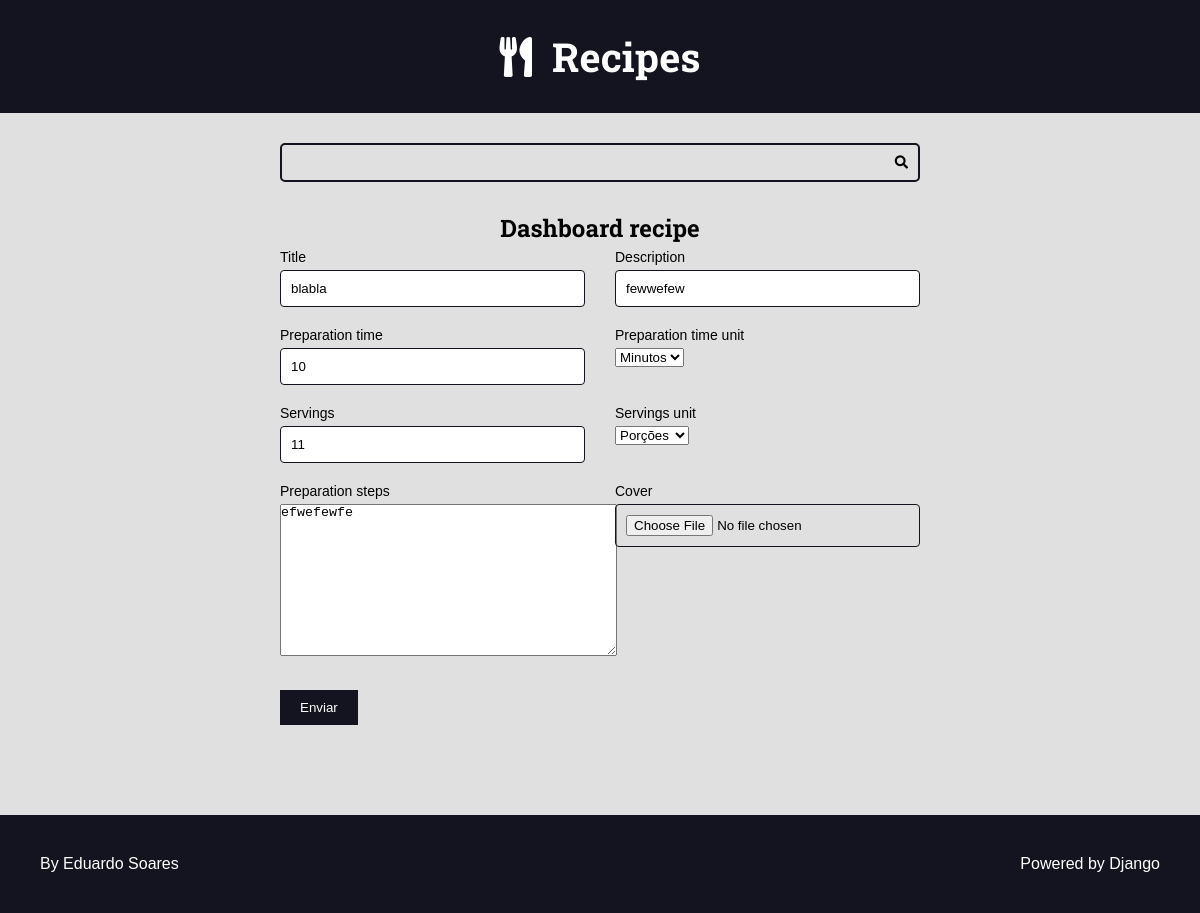
Page /authors/dashboard/recipe/7/edit (signed in) on the committed database.
### recipes/models.py (models this page shows, shortened)
class Recipe(models.Model):
    title = models.CharField( max_length=65)
    description = models.CharField( max_length=165)
    slug = models.SlugField(unique=True)
    preparation_time = models.IntegerField()
    preparation_time_unit = models.CharField(max_length=65)
    servings = models.IntegerField()
    servings_unit = models.CharField(max_length=65)
    preparation_steps = models.TextField()
    preparation_steps_is_html = models.BooleanField(default=False)
    created_at = models.DateTimeField(auto_now_add=True)
    updated_at = models.DateTimeField(auto_now=True)
    is_published = models.BooleanField(default=False)
    cover = models.ImageField(upload_to='recipes/covers/%Y/%m/%d/', blank=True, default='') #permitir envio sem imagem
    category = models.ForeignKey(
        Category, on_delete=models.SET_NULL, null = True,
        blank=True, default=None,
    )
    author = models.ForeignKey(
        User, on_delete=models.SET_NULL, null = True
    )

### authors/views/dashboard_recipe.py (the view, shortened to what this page needs)
class DashboardRecipe(View): #fazendo por class based views a funcao dashboard_recipe_edit
    def get_recipe(self, id):
        recipe = None
        if id:
            recipe = Recipe.objects.filter(
                is_published = False,
                author = self.request.user,
                pk=id,
            ).first()
            if not recipe:
                raise Http404()
        return recipe;
    def render_recipe(self, form):
        return render(self.request, 'authors/pages/dashboard_recipe.html', context= {
            'form': form,
        })
    def get(self, request, id):
        recipe = self.get_recipe(id)
        form = AuthorRecipeForm(instance=recipe)
        return self.render_recipe(form)

### authors/forms.py (shortened to what this page needs)
class AuthorRecipeForm(forms.ModelForm):
    class Meta:
        model = Recipe
        fields = ['title', 'description', 'preparation_time',
                  'preparation_time_unit', 'servings','servings_unit',
                  'preparation_steps', 'cover'
                ]
        widgets = {
            'cover': forms.FileInput(
                attrs={
                    'class': 'span-2'
                }
            ),
            'servings_unit': forms.Select(
                choices=(
                    ('Porções', 'Porções'),
                    ('Pedaços', 'Pedaços'),
                    ('Pessoas', 'Pessoas'),
                ),
            ),
            'preparation_time_unit': forms.Select(
                choices=(
                    ('Minutos', 'Minutos'),
                    ('Horas', 'Horas'),
                ),
            ),
        }

### authors/templates/authors/pages/dashboard_recipe.html (shortened to what this page needs)
{% extends 'global/base.html' %}
{% block content %}
    <div class="main-content center container">
        <h2>Dashboard recipe</h2>
        <div class="left">
          {% include 'global/partials/form.html' %}
        </div>
    </div>
{% endblock content %}

### base_templates/global/partials/form.html (shortened to what this page needs)
<div class="main-content container">
    <form action="{{ form_action }}"
    method="post"
    enctype="multipart/form-data"
    >
        <div class="form-content form-content-grid">
            {% for field in form %}
                <div class="form-group">
                    <label for="{{ field.id_for_label }}">{{field.label}}</label>
                    {{field}}
                </div>
            {% endfor %}
        </div>
        <div class="form-content form-content-grid">
            <div class="form-group">
                <button type="submit">Enviar</button>
            </div>
        </div>
    </form>
</div>

### base_static/global/css/styles.css (style rules this page uses)
:root { --color-primary: #269fe6; --color-primary-hover: #2086c2; --color-primary-dark: #13141f; --color-primary-dark-hover: #212336; --color-primary-light: #d4ecfa; --color-primary-light-hover: #bdd8e7; --color-white: #fff; --color-black: #000; --color-dark-text: #444; --color-info-light: #cce5ff; --color-debug-light: #cce5ff; --color-success-light: #d4edda; --color-alert-light: #fff3cd; --color-warning-light: #fff3cd; --color-error-light: #f8d7da; --color-info-dark: #4d86c4; --color-debug-dark: #4d86c4; --color-success-dark: #4a9c5d; --color-alert-dark: #927f40; --color-warning-dark: #927f40; --color-error-dark: #da525d; --color-gray-0: #f9f9f9; --color-gray-1: #e0e0e0; --color-gray-2: #c7c7c7; --color-gray-3: #aeaeae; --color-gray-4: #959595; --color-gray-5: #7d7d7d; --color-gray-6: #646464; --color-gray-7: #4b4b4b; --color-gray-8: #323232; --color-gray-9: #191919; --font-primary: sans-serif; --font-headings: 'Roboto Slab', serif; --spacing-gutter-medium: 3rem; --spacing-gutter-large: 4rem; }
* { margin: 0; padding: 0; box-sizing: border-box; }
html { font-size: 62.5%; }
body { font-size: 1.6rem; font-family: var(--font-primary); background: var(--color-gray-1); }
h1,h2,h3,h4,h5,h6 { font-family: var(--font-headings); }
.container { max-width: 144rem; display: block; margin: auto; padding: var(--spacing-gutter-medium) ; }
.center { text-align: center; }
.main-content { padding-top: 0; }
.left { text-align: left; }
.form-content { max-width: 64rem; margin: 0 auto; margin-bottom: var(--spacing-gutter-medium); }
.form-content label, .form-content .help-text, .errorlist { display: block; margin: 0.5rem 0; font-size: 1.4rem; list-style-type: none; }
.form-content input { width: 100%; padding: 1rem; border-radius: 0.4rem; border: 1px solid var(--color-primary-dark); }
.form-content-grid { display: grid; grid-template-columns: repeat(auto-fit, minmax(30rem, 1fr)); gap: calc(var(--spacing-gutter-medium) / 2) var(--spacing-gutter-medium); }
.form-content button { padding: 1rem 2rem; border: none; background: var(--color-primary-dark); color: var(--color-white); }

### rows in the picture
Recipe: form "blabla" "fewwefew" "10" "Minutos" "11" "Porções" "efwefewfe"

### other values in the picture
{{ field.label }} "Title" "Description" "Preparation time" "Preparation time unit" "Servings" "Servings unit" "Preparation steps" "Cover"
